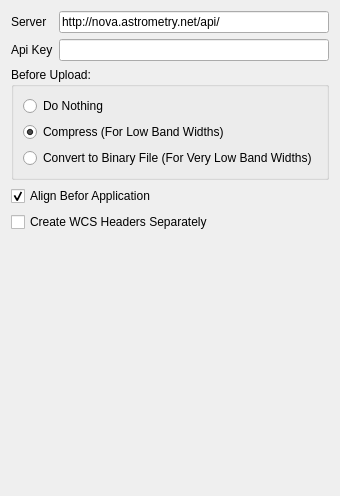
      <widget class="QWidget" name="tab_5">
       <attribute name="title">
        <string>WCS</string>
       </attribute>
       <layout class="QGridLayout" name="gridLayout_10">
        <item row="0" column="0">
         <widget class="QLabel" name="label_72">
          <property name="text">
           <string>Server</string>
          </property>
         </widget>
        </item>
        <item row="0" column="1">
         <widget class="QLineEdit" name="lineEdit_27">
          <property name="text">
           <string>http://nova.astrometry.net/api/</string>
          </property>
         </widget>
        </item>
        <item row="1" column="0">
         <widget class="QLabel" name="label_73">
          <property name="text">
           <string>Api Key</string>
          </property>
         </widget>
        </item>
        <item row="1" column="1">
         <widget class="QLineEdit" name="lineEdit_28"/>
        </item>
        <item row="2" column="0" colspan="2">
         <widget class="QGroupBox" name="groupBox_36">
          <property name="title">
           <string>Before Upload:</string>
          </property>
          <layout class="QGridLayout" name="gridLayout_84">
           <item row="0" column="0">
            <widget class="QRadioButton" name="radioButton">
             <property name="text">
              <string>Do Nothing</string>
             </property>
             <property name="checked">
              <bool>false</bool>
             </property>
            </widget>
           </item>
           <item row="1" column="0">
            <widget class="QRadioButton" name="radioButton_2">
             <property name="text">
              <string>Compress (For Low Band Widths)</string>
             </property>
             <property name="checked">
              <bool>true</bool>
             </property>
            </widget>
           </item>
           <item row="2" column="0">
            <widget class="QRadioButton" name="radioButton_3">
             <property name="text">
              <string>Convert to Binary File (For Very Low Band Widths)</string>
             </property>
            </widget>
           </item>
          </layout>
         </widget>
        </item>
        <item row="3" column="0" colspan="2">
         <widget class="QCheckBox" name="checkBox_18">
          <property name="text">
           <string>Align Befor Application</string>
          </property>
          <property name="checked">
           <bool>true</bool>
          </property>
         </widget>
        </item>
        <item row="4" column="0" colspan="2">
         <widget class="QCheckBox" name="checkBox_19">
          <property name="text">
           <string>Create WCS Headers Separately</string>
          </property>
         </widget>
        </item>
        <item row="5" column="0" colspan="2">
         <spacer name="verticalSpacer_7">
          <property name="orientation">
           <enum>Qt::Vertical</enum>
          </property>
          <property name="sizeHint" stdset="0">
           <size>
            <width>20</width>
            <height>253</height>
           </size>
          </property>
         </spacer>
        </item>
       </layout>
      </widget>
